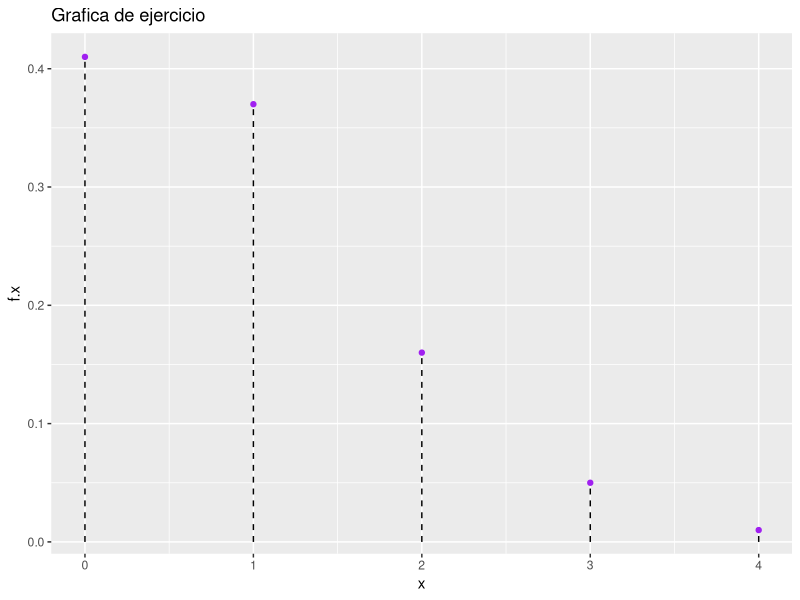
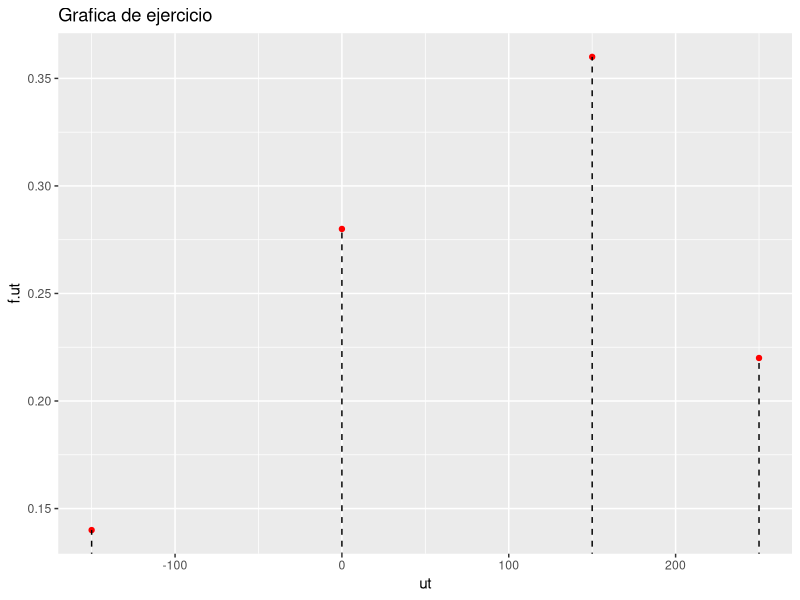

The R source for these figures, in order:
########################################
### Capitulo 4: Esperanza matemática ###
########################################

### Valor esperado ###
"
µx = E(X) = { Σ x*f(x) , si x es discreta 
            { ∫ x*f(x) dx, si x es continua

sea x una variable discrta con función de probabilidad

  x |  0  |  1  |  2  |  3  |
f(x)| 0.2 | 0.3 | 0.3 | 0.2 |

µx =  Σ(0->3)  x*f(x) = 0*0.2 + 1*0.3 + 2*0.3 + 3*0.2 = 1.5

valor esperado = 1.5

Ejemplo:
se participa en una rifa en donde el premio son 1'000.000 de pesos :DD
y el precio para participar es de 15.000 pesos

  x |  -15.000  |  985.000  |
f(x)|   99/100  |   1/100   |

µx = -15000*0.99 + 985000*0.01 = -5000
cada vez que juege, en promedio voy a perder 5000 pesos DD:


Sea X una variable aleatoria, f(x) una funcion de probabilidad, el valor esperado
de la variable g(X):

µg(x) = E(g(X)) = { Σ g(x)*f(x) , si x es discreta 
                  { ∫ g(x)*f(x) dx, si x es continua
"

### Varianza de X ###

"
Sea X una variable aleatoria con distribución de probabilidad f(x) y media μ. 
La varianza de X es:

como si: g(X) = (X – μ)^2


σ^2 = V(X) = E[(X - µ)^2] = { Σ (x - µ)^2 *f(x) , si x es discreta 
                      { ∫ (x - µ)^2 *f(x) dx, si x es continua

La raíz cuadrada positiva de la varianza se llama deviación estandar σ de X

La desviación estandar es la medida en el eje x desde el punto mas alto hasta el 
punto en el que la distribución cambia su concavidad

Otra forma de escribir la varianza: 

  - σ^2 = E(X^2) - µ^2 = E(X^2) - E(X)^2

Propiedades de V(X)

  i) V(aX + b) = a*V(X) + b
  ii) V(b) = 0
  iii) V(aX) = a*V(X)
"

### Teorema de Chebyschev ###

"
Sea X una V.A. entonces para f(x) se cumple que:
P(|X - µ| <= k*σ) >= 1 - (1/k^2)

a dos desviaciones estandar de la media, se encuentran el 75% de los datos
"

f <- function(x) (1/2) * exp(-0.5*x)
integrate(f, 0, upper = Inf)$value

library(ggplot2)

x <- 0:4


f.x <- c(0.41, 0.37, 0.16, 0.05, 0.01)

df1 <- data.frame(x, f.x)

ggplot(df1, aes(x, f.x)) + 
  geom_point(col = "purple") + 
  geom_segment(stat = "identity", x = x, xend = x, y = 0, yend = f.x, linetype = "dashed") + 
  labs(title = "Grafica de ejercicio")

sum(df1$f.x)

e.x <- sum(x*f.x)

cat("El valor esperado es ", e.x)

e.x2 <- sum(x^2 * f.x)

v.x <- e.x2 - e.x^2 # formula de la linea 56

cat("La varianza de x es: ", v.x)


###############################
## Ejercicio 4.8 del Walpole ##
###############################
"
Suponga que un distribuidor de joyería antigua está interesado en comprar un 
collar de oro para el que tiene 0.22 de probabilidades de venderlo con $250 de
utilidad; 0.36 de venderlo con $150 de utilidad; 0.28 de venderlo al costo y 
0.14 de venderlo con una pérdida de $150.

  a) ¿Cuál es su utilidad esperada?
  b) ¿Cuál es la desviación estandar?
  c) Grafique la función de probabilidad
"

# a)
ut <- c(-150, 0, 150, 250)
f.ut <- c(0.14, 0.28, 0.36, 0.22)

e.ut <- sum(ut * f.ut)
cat("El valor esperado es: ", e.ut) # Respuesta

# b)
e.ut2 <- sum((ut^2) * f.ut)
v.ut <- e.ut2 - e.ut^2
cat("La desviación estandar es: ", sqrt(v.ut)) # Respuesta

# c)
df2 <- data.frame(ut, f.ut)
ggplot(df2, aes(ut, f.ut)) + 
  geom_point(col = "red") + 
  geom_segment(stat = "identity", x = ut, xend = ut, y = 0, yend = f.ut, linetype = "dashed") + 
  labs(title = "Grafica de ejercicio")
